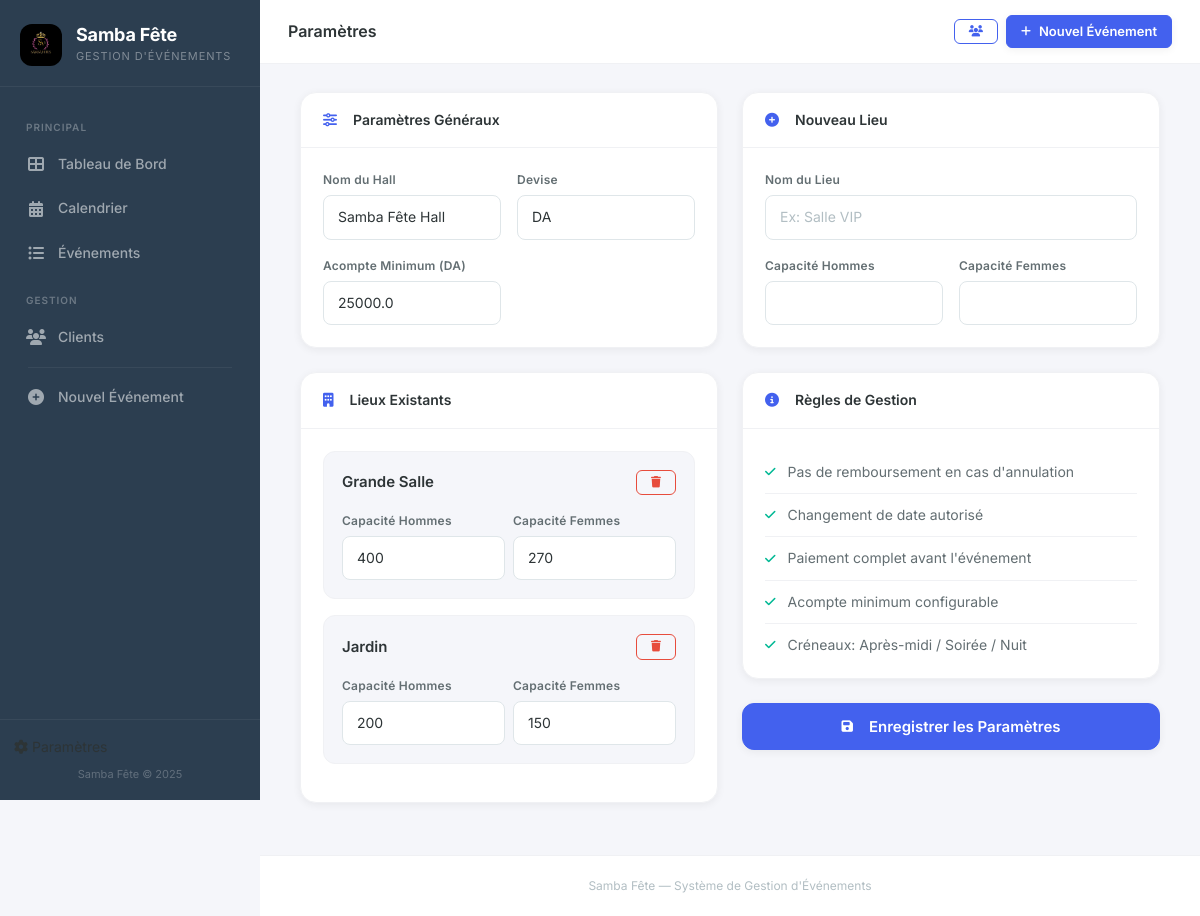
The app's page /parametres, older data.
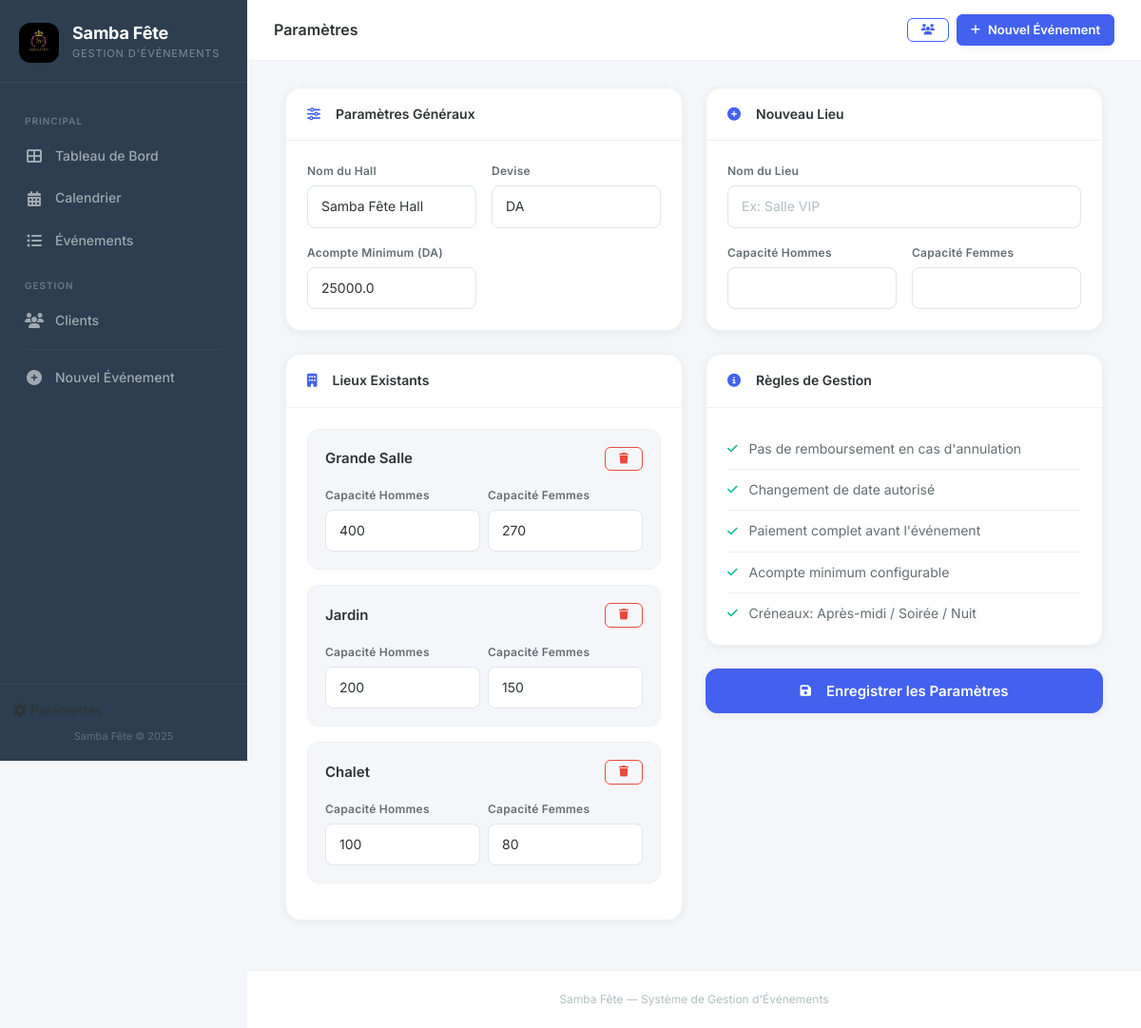
The same page, newer data.
### tables this page shows
CREATE TABLE settings (
            key TEXT PRIMARY KEY,
            value TEXT NOT NULL
        );

CREATE TABLE venues (
            id INTEGER PRIMARY KEY AUTOINCREMENT,
            name TEXT NOT NULL,
            capacity_men INTEGER DEFAULT 0,
            capacity_women INTEGER DEFAULT 0,
            is_active INTEGER DEFAULT 1
        );

### app.py (the view, shortened to what this page needs)
@app.route('/parametres', methods=['GET', 'POST'])
def settings():
    db = get_db()
    venues = db.execute("SELECT * FROM venues ORDER BY id").fetchall()
    settings_rows = db.execute("SELECT key, value FROM settings").fetchall()
    settings_dict = {row['key']: row['value'] for row in settings_rows}
    deposit_min = settings_dict.get('deposit_min', '20000')
    hall_name = settings_dict.get('hall_name', 'Samba Fête')
    currency = settings_dict.get('currency', 'DA')
    db.close()
    return render_template('settings.html', venues=venues, deposit_min=deposit_min,
                           hall_name=hall_name, currency=currency)

### models.py (called while the page is built)
def get_db():
    conn = sqlite3.connect(DB_PATH, timeout=10)
    conn.row_factory = sqlite3.Row
    conn.execute("PRAGMA foreign_keys = ON")
    return conn

### templates/settings.html (shortened to what this page needs)
{% extends "base.html" %}
{% block page_title %}Paramètres{% endblock %}
{% block content %}
<div class="container-fluid">
    <form method="POST">
        <div class="row g-4">
            <div class="col-lg-6">
                <div class="card-custom mb-4">
                    <div class="card-header-custom">
                        <h5 class="mb-0"><i class="fas fa-sliders-h me-2"></i>Paramètres Généraux</h5>
                    </div>
                    <div class="card-body-custom">
                        <div class="row g-3">
                            <div class="col-md-6">
                                <label class="form-label-elegant">Nom du Hall</label>
                                <input type="text" name="hall_name" class="form-input-elegant" value="{{ hall_name }}">
                            </div>
                            <div class="col-md-6">
                                <label class="form-label-elegant">Devise</label>
                                <input type="text" name="currency" class="form-input-elegant" value="{{ currency }}">
                            </div>
                            <div class="col-md-6">
                                <label class="form-label-elegant">Acompte Minimum (DA)</label>
                                <input type="number" name="deposit_min" class="form-input-elegant"
                                       value="{{ deposit_min }}" step="1000" min="0">
                            </div>
                        </div>
                    </div>
                </div>
                <div class="card-custom mb-4">
                    <div class="card-header-custom">
                        <h5 class="mb-0"><i class="fas fa-building me-2"></i>Lieux Existants</h5>
                    </div>
                    <div class="card-body-custom">
                        {% for v in venues %}
                        <div class="venue-card mb-3">
                            <div class="d-flex justify-content-between align-items-center mb-3">
                                <h6 class="mb-0" style="font-size: 0.9375rem; font-weight: 600;">{{ v.name }}</h6>
                                <form method="POST" action="{{ url_for('delete_venue', venue_id=v.id) }}"
                                      onsubmit="return confirm('Supprimer ce lieu ?')" class="d-inline">
                                    <button type="submit" class="btn btn-sm btn-outline-danger">
                                        <i class="fas fa-trash"></i>
                                    </button>
                                </form>
                            </div>
                            <div class="row g-2">
                                <div class="col-6">
                                    <label class="form-label-elegant">Capacité Hommes</label>
                                    <input type="number" name="capacity_men_{{ v.id }}" class="form-input-elegant"
                                           value="{{ v.capacity_men }}" min="0">
                                </div>
                                <div class="col-6">
                                    <label class="form-label-elegant">Capacité Femmes</label>
                                    <input type="number" name="capacity_women_{{ v.id }}" class="form-input-elegant"
                                           value="{{ v.capacity_women }}" min="0">
                                </div>
                            </div>
                        </div>
                        {% endfor %}
                    </div>
                </div>
            </div>
            <div class="col-lg-6">
                <div class="card-custom mb-4">
                    <div class="card-header-custom">
                        <h5 class="mb-0"><i class="fas fa-plus-circle me-2"></i>Nouveau Lieu</h5>
                    </div>
                    <div class="card-body-custom">
                        <div class="row g-3">
                            <div class="col-12">
                                <label class="form-label-elegant">Nom du Lieu</label>
                                <input type="text" name="new_venue_name" class="form-input-elegant"
                                       placeholder="Ex: Salle VIP">
                            </div>
                            <div class="col-6">
                                <label class="form-label-elegant">Capacité Hommes</label>
                                <input type="number" name="new_venue_cap_m" class="form-input-elegant" min="0">
                            </div>
                            <div class="col-6">
                                <label class="form-label-elegant">Capacité Femmes</label>
                                <input type="number" name="new_venue_cap_w" class="form-input-elegant" min="0">
                            </div>
                        </div>
                    </div>
                </div>
                <div class="card-custom mb-4">
                    <div class="card-header-custom">
                        <h5 class="mb-0"><i class="fas fa-info-circle me-2"></i>Règles de Gestion</h5>
                    </div>
                    <div class="card-body-custom">
                        <ul class="rules-list">
                            <li><i class="fas fa-check text-success"></i> Pas de remboursement en cas d'annulation</li>
                            <li><i class="fas fa-check text-success"></i> Changement de date autorisé</li>
                            <li><i class="fas fa-check text-success"></i> Paiement complet avant l'événement</li>
                            <li><i class="fas fa-check text-success"></i> Acompte minimum configurable</li>
                            <li><i class="fas fa-check text-success"></i> Créneaux: Après-midi / Soirée / Nuit</li>
                        </ul>
                    </div>
                </div>
                <div class="d-grid">
                    <button type="submit" class="btn btn-primary btn-lg">
                        <i class="fas fa-save me-2"></i>Enregistrer les Paramètres
                    </button>
                </div>
            </div>
        </div>
    </form>
</div>
{% endblock %}

### templates/base.html (shortened to what this page needs)
<!DOCTYPE html>
<html lang="fr">
<head>
    <link href="https://cdn.jsdelivr.net/npm/bootstrap@5.3.3/dist/css/bootstrap.min.css" rel="stylesheet">
    <link href="https://cdnjs.cloudflare.com/ajax/libs/font-awesome/6.5.1/css/all.min.css" rel="stylesheet">
    <link href="{{ url_for('static', filename='css/style.css') }}" rel="stylesheet">
</head>
<body>
    <nav id="sidebar" class="sidebar">
        <div class="sidebar-header">
            <div class="logo-icon">
                <img src="{{ url_for('static', filename='img/logo.jpg') }}" alt="Samba Fête">
            </div>
            <div class="sidebar-brand">
                <div class="brand-name">Samba Fête</div>
                <div class="brand-tagline">Gestion d'Événements</div>
            </div>
        </div>
        <ul class="sidebar-nav">
            <li class="nav-section-title">Principal</li>
            <li class="nav-item">
                <a href="{{ url_for('index') }}" class="nav-link {% if request.endpoint == 'index' %}active{% endif %}">
                    <i class="fas fa-th-large"></i> <span>Tableau de Bord</span>
                </a>
            </li>
            <li class="nav-item">
                <a href="{{ url_for('calendar_view') }}" class="nav-link {% if request.endpoint == 'calendar_view' %}active{% endif %}">
                    <i class="fas fa-calendar-alt"></i> <span>Calendrier</span>
                </a>
            </li>
            <li class="nav-item">
                <a href="{{ url_for('event_list') }}" class="nav-link {% if request.endpoint == 'event_list' %}active{% endif %}">
                    <i class="fas fa-list-ul"></i> <span>Événements</span>
                </a>
            </li>
            <li class="nav-section-title">Gestion</li>
            <li class="nav-item">
                <a href="{{ url_for('client_list') }}" class="nav-link {% if request.endpoint == 'client_list' or request.endpoint == 'client_detail' %}active{% endif %}">
                    <i class="fas fa-users"></i> <span>Clients</span>
                </a>
            </li>
            <li class="sidebar-divider"></li>
            <li class="nav-item">
                <a href="{{ url_for('event_form') }}" class="nav-link {% if request.endpoint == 'event_form' %}active{% endif %}">
                    <i class="fas fa-plus-circle"></i> <span>Nouvel Événement</span>
                </a>
            </li>
        </ul>
        <div class="sidebar-footer">
            <li class="nav-item" style="list-style: none;">
                <a href="{{ url_for('settings') }}" class="nav-link {% if request.endpoint == 'settings' %}active{% endif %}">
                    <i class="fas fa-cog"></i> <span>Paramètres</span>
                </a>
            </li>
            <div class="sidebar-footer-text" style="margin-top: 8px;">Samba Fête &copy; {{ now().year if now is defined else '2025' }}</div>
        </div>
    </nav>
    <div class="main-content">
        <nav class="topbar">
            <div class="topbar-title">
                {% block page_title %}Tableau de Bord{% endblock %}
            </div>
            <div class="topbar-actions">
                <a href="{{ url_for('client_list') }}" class="btn btn-outline-gold btn-sm">
                    <i class="fas fa-users"></i>
                </a>
                <a href="{{ url_for('event_form') }}" class="btn btn-gold btn-sm">
                    <i class="fas fa-plus"></i> <span class="d-none d-sm-inline">Nouvel Événement</span>
                </a>
            </div>
        </nav>
        <div class="page-content">
            {% block content %}{% endblock %}
        </div>
        <footer class="app-footer">
            Samba Fête &mdash; Système de Gestion d'Événements
        </footer>
    </div>
</body>
</html>

Row changes from the older to the newer data that the page shows:
added venues: name "Chalet", capacity_men "100", capacity_women "80"
